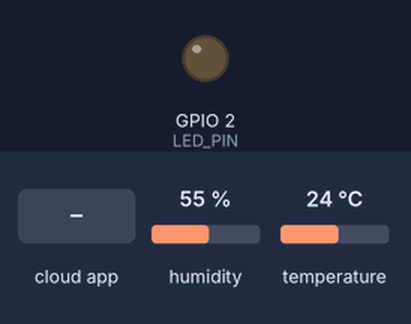
Bench run of a sketch on a simulated ESP32. On the bench: output pins drawn as LEDs (lit = HIGH). The test bench sets the inputs (shaded band); at power-on: humidity 55 %, temperature 24 °C. WiFi joins after 1.5 s; servers stay silent unless stated; the Firebase database answers and starts empty; what the sketch prints to the serial monitor is not drawn.

Above: at 2.7 s.
2.8 s: the phone or cloud app sets led to 1
At 6.6 s:
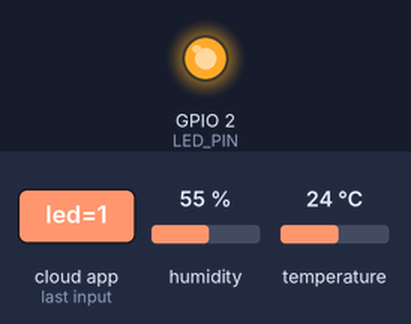
6.9 s: the phone or cloud app sets led to 0
At 9.8 s:
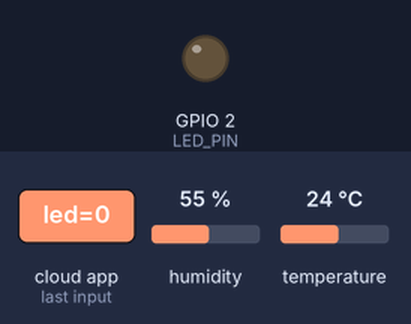
Timing chart, 0 to 11.3 s (numbered marks = the images above; inputs shaded):
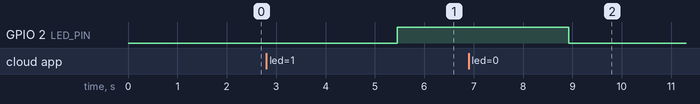

Measured:
- after the input at 2.8 s, GPIO 2 (LED_PIN): LOW → HIGH after 2.6 s
- after the input at 6.9 s, GPIO 2 (LED_PIN): HIGH → LOW after 2.0 s

The sketch:

esp32_dht11_led.ino
```cpp
#include <WiFi.h>
#include <FirebaseESP32.h>
#include "DHT.h"

// Kredensial Akses
#define WIFI_SSID "Sutikno-EXT"
#define WIFI_PASSWORD "131464637"
#define API_KEY "AIzaSyABHv8mytSUkY6C0eN4iaTQKOH3rZrf2NA"
#define DATABASE_URL "iotia-e79cb-default-rtdb.firebaseio.com"
#define USER_EMAIL "iotia2026ti2b@gmail.com"
#define USER_PASSWORD "12345678"

// Definisi Pin
#define DHTPIN 4
#define DHTTYPE DHT11
#define LED_PIN 2

DHT dht(DHTPIN, DHTTYPE);
FirebaseData fbdo;
FirebaseAuth auth;
FirebaseConfig config;

// Nama Parent Node di Firebase
String parentPath = "/esiot-db";

void setup() {
  Serial.begin(115200);
  pinMode(LED_PIN, OUTPUT);
  dht.begin();

  WiFi.begin(WIFI_SSID, WIFI_PASSWORD);
  while (WiFi.status() != WL_CONNECTED) {
    delay(500);
    Serial.print(".");
  }
  Serial.println("\nWiFi Connected!");

  config.api_key = API_KEY;
  config.database_url = DATABASE_URL;
  auth.user.email = USER_EMAIL;
  auth.user.password = USER_PASSWORD;

  Firebase.begin(&config, &auth);
  Firebase.reconnectWiFi(true);
}

void loop() {
  // --- BAGIAN 1: MENGIRIM DATA SENSOR ---
  float h = dht.readHumidity();
  float t = dht.readTemperature();

  if (!isnan(h) && !isnan(t)) {
    // Update data ke /esiot-db/kelembapan dan /esiot-db/suhu
    Firebase.setFloat(fbdo, parentPath + "/kelembapan", h);
    Firebase.setFloat(fbdo, parentPath + "/suhu", t);

    Serial.printf("Suhu: %.1f | Kelembapan: %.1f\n", t, h);
  }

  // --- BAGIAN 2: MENGONTROL LED DARI FIREBASE ---
  // Membaca status dari /esiot-db/led
  if (Firebase.getInt(fbdo, parentPath + "/led")) {
    int ledStatus = fbdo.intData();
    digitalWrite(LED_PIN, ledStatus == 1 ? HIGH : LOW);
    Serial.printf("Status LED di DB: %d\n", ledStatus);
  }

  delay(3000); // Sinkronisasi setiap 3 detik
}
```
